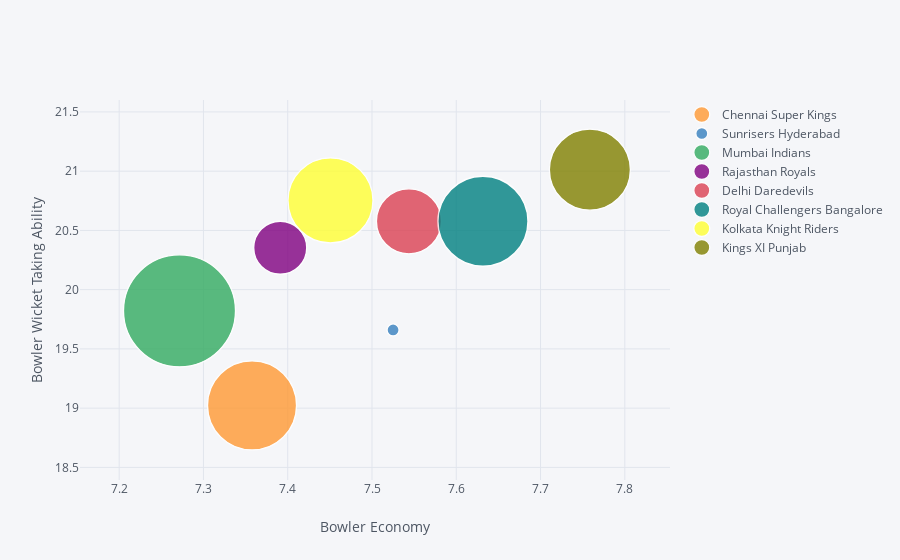

The notebook cell this image was saved under:
### Code cell
eco = economy(ball_data.copy(), bowler='bowling_team')
wick = wicket_taking(ball_data.copy(), bowler='bowling_team')
eco_100 = eco[eco['Number of Balls Thrown']>10000]
wick_100 = wick[wick['Number of Balls Thrown']>10000]
out_bowl = pd.merge(wick_100, eco_100, how='inner', on=['bowling_team','Number of Balls Thrown'])

out_bowl.iplot(kind='bubble', x='Economy', y='Wicket Taking Ability', categories='bowling_team', size='Number of Wickets taken', text='bowling_team',
          xTitle='Bowler Economy', yTitle='Bowler Wicket Taking Ability', filename='cufflinks/simple-bubble-chart')

### Figure 1 — Plotly figure (JSON) as saved in the notebook; plotly's stock layout.template omitted (floating-point values rounded to 4 significant figures)
{"data": [{"marker": {"color": "rgba(255, 153, 51, 1.0)", "line": {"width": 1.3}, "opacity": 0.8, "size": [89], "symbol": "circle"}, "mode": "markers", "name": "Chennai Super Kings", "text": ["Chennai Super Kings"], "textfont": {"color": "#4D5663"}, "type": "scatter", "uid": "8d8184f3-b96c-4813-b483-3d81cfd7070e", "x": [7.358], "y": [19.02]}, {"marker": {"color": "rgba(55, 128, 191, 1.0)", "line": {"width": 1.3}, "opacity": 0.8, "size": [12], "symbol": "circle"}, "mode": "markers", "name": "Sunrisers Hyderabad", "text": ["Sunrisers Hyderabad"], "textfont": {"color": "#4D5663"}, "type": "scatter", "uid": "6528cd40-9281-4d99-88d6-fd36a1236b6a", "x": [7.525], "y": [19.66]}, {"marker": {"color": "rgba(50, 171, 96, 1.0)", "line": {"width": 1.3}, "opacity": 0.8, "size": [112], "symbol": "circle"}, "mode": "markers", "name": "Mumbai Indians", "text": ["Mumbai Indians"], "textfont": {"color": "#4D5663"}, "type": "scatter", "uid": "e2b394c5-71e1-46b5-bd21-00bca79978fe", "x": [7.272], "y": [19.82]}, {"marker": {"color": "rgba(128, 0, 128, 1.0)", "line": {"width": 1.3}, "opacity": 0.8, "size": [53], "symbol": "circle"}, "mode": "markers", "name": "Rajasthan Royals", "text": ["Rajasthan Royals"], "textfont": {"color": "#4D5663"}, "type": "scatter", "uid": "3763fa62-2353-4e4a-b988-edeaf2ad1efc", "x": [7.391], "y": [20.35]}, {"marker": {"color": "rgba(219, 64, 82, 1.0)", "line": {"width": 1.3}, "opacity": 0.8, "size": [65], "symbol": "circle"}, "mode": "markers", "name": "Delhi Daredevils", "text": ["Delhi Daredevils"], "textfont": {"color": "#4D5663"}, "type": "scatter", "uid": "effbc853-e42e-480b-ac12-7b641edeab9f", "x": [7.544], "y": [20.58]}, {"marker": {"color": "rgba(0, 128, 128, 1.0)", "line": {"width": 1.3}, "opacity": 0.8, "size": [90], "symbol": "circle"}, "mode": "markers", "name": "Royal Challengers Bangalore", "text": ["Royal Challengers Bangalore"], "textfont": {"color": "#4D5663"}, "type": "scatter", "uid": "b07c6a52-1e0d-4b57-9e01-6d1058f8ecb6", "x": [7.632], "y": [20.58]}, {"marker": {"color": "rgba(255, 255, 51, 1.0)", "line": {"width": 1.3}, "opacity": 0.8, "size": [85], "symbol": "circle"}, "mode": "markers", "name": "Kolkata Knight Riders", "text": ["Kolkata Knight Riders"], "textfont": {"color": "#4D5663"}, "type": "scatter", "uid": "09f7ad06-5061-49f4-a3b8-b1169059d69e", "x": [7.451], "y": [20.75]}, {"marker": {"color": "rgba(128, 128, 0, 1.0)", "line": {"width": 1.3}, "opacity": 0.8, "size": [81], "symbol": "circle"}, "mode": "markers", "name": "Kings XI Punjab", "text": ["Kings XI Punjab"], "textfont": {"color": "#4D5663"}, "type": "scatter", "uid": "9af412dd-e9b2-4c87-a380-c3148a86e842", "x": [7.759], "y": [21.01]}], "layout": {"legend": {"bgcolor": "#F5F6F9", "font": {"color": "#4D5663"}}, "paper_bgcolor": "#F5F6F9", "plot_bgcolor": "#F5F6F9", "title": {"font": {"color": "#4D5663"}}, "xaxis": {"gridcolor": "#E1E5ED", "showgrid": true, "tickfont": {"color": "#4D5663"}, "title": {"font": {"color": "#4D5663"}, "text": "Bowler Economy"}, "zerolinecolor": "#E1E5ED"}, "yaxis": {"gridcolor": "#E1E5ED", "showgrid": true, "tickfont": {"color": "#4D5663"}, "title": {"font": {"color": "#4D5663"}, "text": "Bowler Wicket Taking Ability"}, "zerolinecolor": "#E1E5ED"}}}
